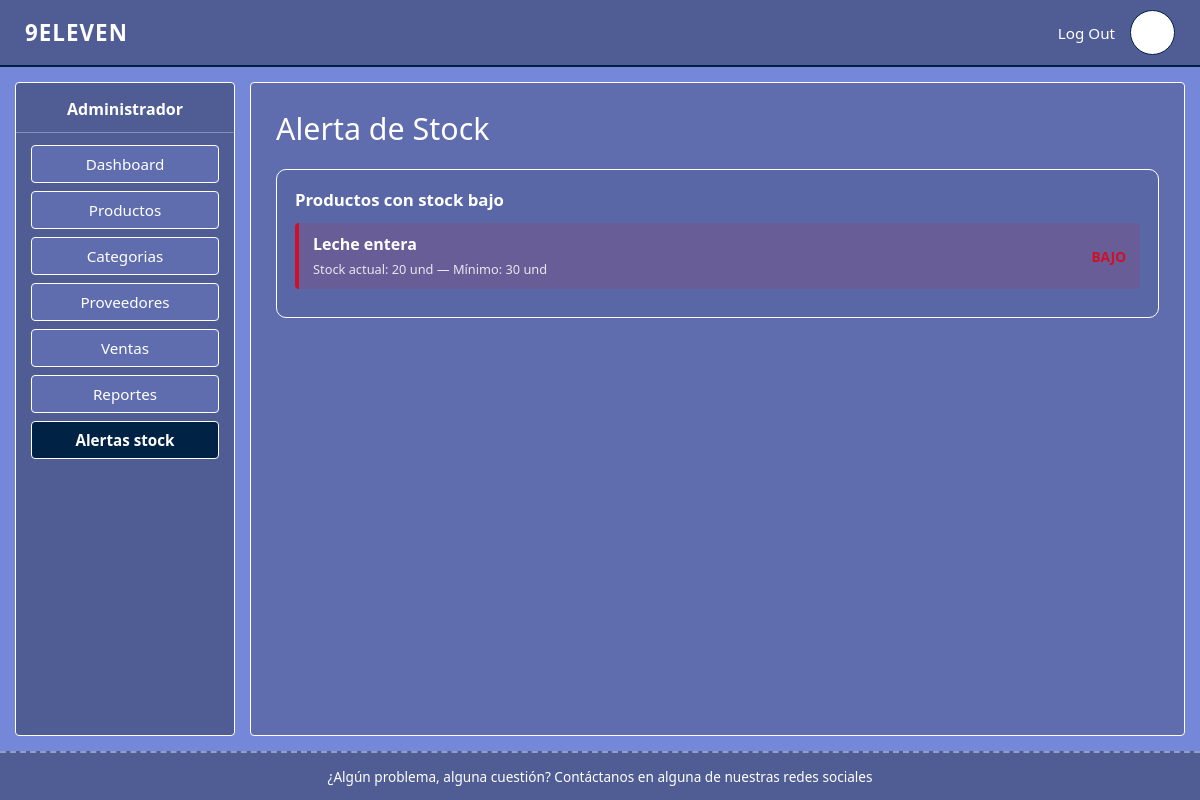
Page /alertaStock.php (signed in) on the committed database.
### tables this page shows
CREATE TABLE `productos` (
  `ID_Producto` int(11) NOT NULL,
  `codigoProducto` varchar(50) NOT NULL,
  `nombreProducto` varchar(150) NOT NULL,
  `informacionGeneral` text DEFAULT NULL,
  `precioCompra` double NOT NULL DEFAULT 0,
  `precioVenta` double NOT NULL DEFAULT 0,
  `iva` double NOT NULL DEFAULT 0,
  `stockActual` int(11) NOT NULL DEFAULT 0,
  `stockMinimo` int(11) NOT NULL DEFAULT 0,
  `ID_Categoria` int(11) DEFAULT NULL
);

### config.php (called while the page is built, shortened)
<?php
function h(?string $valor): string
{
    return htmlspecialchars($valor ?? '', ENT_QUOTES, 'UTF-8');
}

### alertaStock.php (the view, shortened to what this page needs)
<?php
require_once 'config.php';
$productos = $pdo->query(
    "SELECT nombreProducto, stockActual, stockMinimo
     FROM productos
     WHERE stockActual <= stockMinimo
     ORDER BY (stockMinimo - stockActual) DESC"
)->fetchAll();
?>
<!DOCTYPE html>
<html lang="es">
<head>
    <link rel="stylesheet" href="assets/css/style.css">
</head>
<body>
<?php require 'includes/header.php'; ?>
<div class="contenedor-principal">
    <?php require 'includes/sidebar.php'; ?>
    <main class="contenido">
        <h1>Alerta de Stock</h1>
        <div class="panel">
            <div class="panel-header">
                <h2>Productos con stock bajo</h2>
            </div>
            <?php if (empty($productos)): ?>
                <p class="sin-datos">No hay productos con stock bajo en este momento.</p>
            <?php else: ?>
                <?php foreach ($productos as $p):
                    $critico = $p['stockActual'] == 0;
                ?>
                    <div class="alerta-item">
                        <div class="info">
                            <b><?= h($p['nombreProducto']) ?></b>
                            <span>Stock actual: <?= (int)$p['stockActual'] ?> und — Mínimo: <?= (int)$p['stockMinimo'] ?> und</span>
                        </div>
                        <span class="alerta-tag"><?= $critico ? 'CRÍTICO' : 'BAJO' ?></span>
                    </div>
                <?php endforeach; ?>
            <?php endif; ?>
        </div>
    </main>
</div>
<?php require 'includes/footer.php'; ?>
</body>
</html>

### assets/css/style.css (style rules this page uses)
:root { --azul-oscuro: #002245; --azul-medio: #505C94; --azul-claro: #5F6DAF; --azul-lavanda: #7587D8; --azul-hielo: #ADD9E6; --rojo: #CE1127; --blanco: #ffffff; }
* { margin: 0; padding: 0; box-sizing: border-box; }
body { font-family: 'Segoe UI', Arial, sans-serif; background-color: var(--azul-lavanda); color: var(--blanco); min-height: 100vh; display: flex; flex-direction: column; }
.contenedor-principal { flex: 1; display: flex; padding: 15px; gap: 15px; }
.contenido { flex: 1; background-color: var(--azul-claro); border: 1px solid var(--blanco); border-radius: 4px; padding: 25px; overflow-x: auto; }
.contenido h1 { font-size: 1.9rem; margin-bottom: 20px; font-weight: 500; }
.panel { border: 1px solid var(--blanco); border-radius: 10px; padding: 18px; background-color: rgba(0,0,0,0.05); }
.panel-header { display: flex; justify-content: space-between; align-items: center; margin-bottom: 12px; flex-wrap: wrap; gap: 8px; }
.panel-header h2 { font-size: 1.05rem; font-weight: 600; }
.alerta-item { border-left: 4px solid var(--rojo); background-color: rgba(206, 17, 39, 0.12); border-radius: 4px; padding: 10px 14px; margin-bottom: 10px; display: flex; justify-content: space-between; align-items: center; }
.alerta-item .info b { display: block; margin-bottom: 2px; }
.alerta-item .info span { font-size: 0.8rem; opacity: 0.85; }
.alerta-tag { color: var(--rojo); font-weight: bold; font-size: 0.85rem; }

### rows in the picture
productos: nombreProducto "Leche entera", stockActual "20", stockMinimo "30", shows "BAJO"

### other values in the picture
$etiqueta "Dashboard"
$etiqueta "Productos"
$etiqueta "Categorias"
$etiqueta "Proveedores"
$etiqueta "Ventas"
$etiqueta "Reportes"
$etiqueta "Alertas stock"
